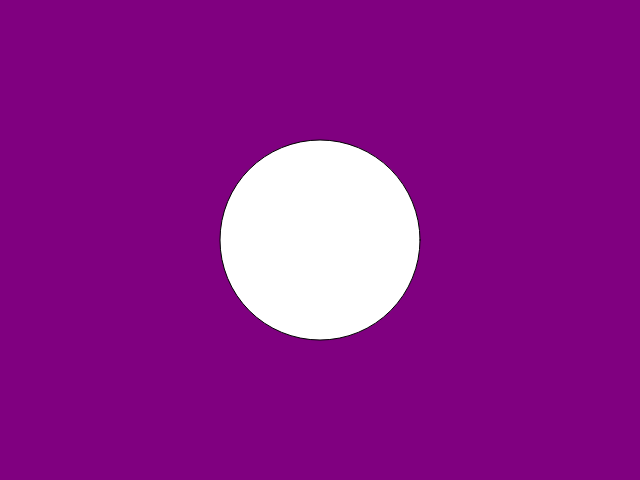
Frame 1 (no input)
Frame 60 (no input): identical to frame 1, image omitted
Frame 120 (the mouse pressed at the canvas centre since frame 60): identical to frame 1, image omitted

The p5.js sketch that drew this single still picture (run headless with seeded random() and noise() and a simulated clock; from frame 60 on, the mouse is pressed at the canvas centre):

// p5.js sketch
// ── sketch.js
function setup() {
  // membuat kanvas dengan ukuran 640 x 480
  createCanvas(640, 480); 
}

function draw() {
  // memberikan warna background warna ungu
  background(128, 0, 128);
  // membuat bentuk lingkaran 
  ellipse(width/2, height/2, 200, 200); 
}
